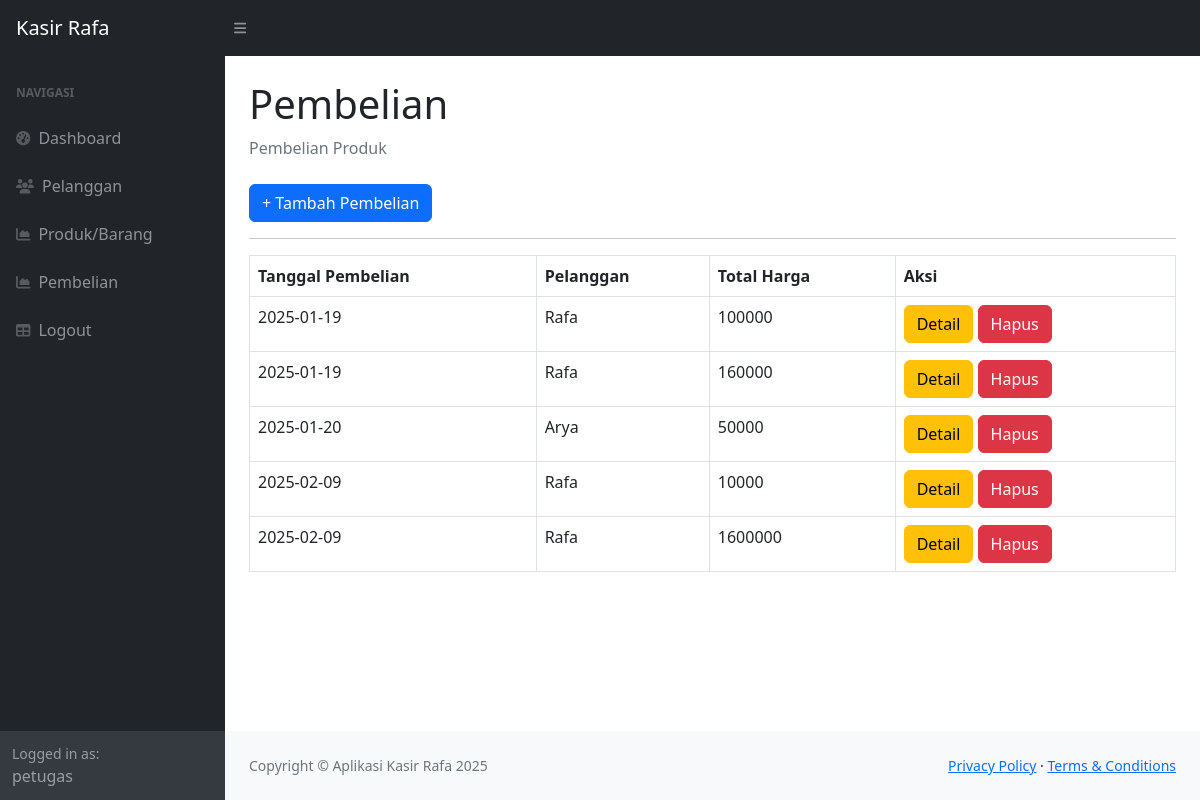
/index.php?page=pembelian (signed in), run on the app's committed database.
### tables this page shows
CREATE TABLE `penjualan` (
  `id_penjualan` int(11) NOT NULL,
  `tanggal_penjualan` date DEFAULT NULL,
  `total_harga` int(11) DEFAULT NULL,
  `id_pelanggan` int(11) DEFAULT NULL
);

CREATE TABLE `pelanggan` (
  `id_pelanggan` int(11) NOT NULL,
  `nama_pelanggan` varchar(255) DEFAULT NULL,
  `alamat` text DEFAULT NULL,
  `nomer_telepon` varchar(255) DEFAULT NULL
);

### pembelian.php (the view)
<div class="container-fluid px-4">
                        <h1 class="mt-4">Pembelian</h1>
                        <ol class="breadcrumb mb-4">
                            <li class="breadcrumb-item active">Pembelian Produk</li>
                        </ol>
                        <a href="?page=pembelian_tambah" class="btn btn-primary">+ Tambah Pembelian</a>
                        <hr>
                        <table class="table table-bordered">
                            <tr>
                                <th>Tanggal Pembelian</th>
                                <th>Pelanggan</th>
                                <th>Total Harga</th>
                                <th>Aksi</th>
                            </tr>
                            <?php
                                $query = mysqli_query($koneksi, "SELECT*FROM penjualan LEFT JOIN pelanggan on pelanggan.id_pelanggan = penjualan.id_pelanggan");
                                while($data = mysqli_fetch_array($query)){
                                    ?>
                                    <tr>
                                        <td><?php echo $data['tanggal_penjualan']; ?></td>
                                        <td><?php echo $data['nama_pelanggan']; ?></td>
                                        <td><?php echo $data['total_harga']; ?></td>
                                        <td>
                                            <a href="?page=penjualan_detail&&id=<?php echo $data['id_penjualan']; ?>" class="btn btn-warning">Detail</a>
                                            <a href="?page=penjualan_hapus&&id=<?php echo $data['id_penjualan']; ?>" class="btn btn-danger">Hapus</a>
                                        </td>
                                    </tr>
                                    <?php
                                }
                            ?>
                        </table>
                    </div>

### data on the page
penjualan: tanggal_penjualan "2025-01-19", id_pelanggan.nama_pelanggan "Rafa", total_harga "100000"
penjualan: tanggal_penjualan "2025-01-19", id_pelanggan.nama_pelanggan "Rafa", total_harga "160000"
penjualan: tanggal_penjualan "2025-01-20", id_pelanggan.nama_pelanggan "Arya", total_harga "50000"
penjualan: tanggal_penjualan "2025-02-09", id_pelanggan.nama_pelanggan "Rafa", total_harga "10000"
penjualan: tanggal_penjualan "2025-02-09", id_pelanggan.nama_pelanggan "Rafa", total_harga "1600000"

### other printed values
$_SESSION['user']['nama'] "petugas"
